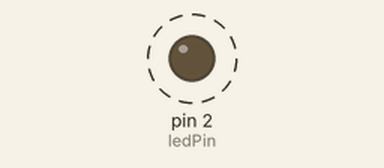
Recording of a sketch running on a simulated Arduino Uno, built with avr-gcc and run on an emulated ATmega328P. Parts: output pins drawn as LEDs (lit = HIGH). Dashed ring = blinking. What the sketch prints to the serial monitor is not drawn.

Above: at 0.2 s.
Timing chart, 0 to 3.0 s (numbered marks = the images above):
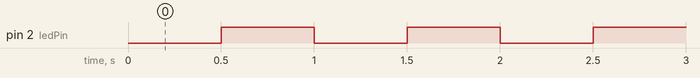

The sketch:

ex02.ino
```cpp
/*
 * 作业2: 使用 millis() 控制 LED 以 1Hz 频率稳定闪烁
 * 功能: 非阻塞方式控制 LED 闪烁（500ms 亮 + 500ms 灭 = 1Hz）
 */

const int ledPin = 2;
bool ledState = false;
unsigned long previousMillis = 0;
const long interval = 500;

void setup() {
  Serial.begin(115200);
  pinMode(ledPin, OUTPUT);
}

void loop() {
  unsigned long currentMillis = millis();

  if (currentMillis - previousMillis >= interval) {
    previousMillis = currentMillis;
    ledState = !ledState;
    digitalWrite(ledPin, ledState ? HIGH : LOW);
    Serial.println(ledState ? "LED ON" : "LED OFF");
  }
}
```

Measured:
- by itself, pin 2 (ledPin): alternates HIGH for 0.50 s and LOW for 0.50 s
